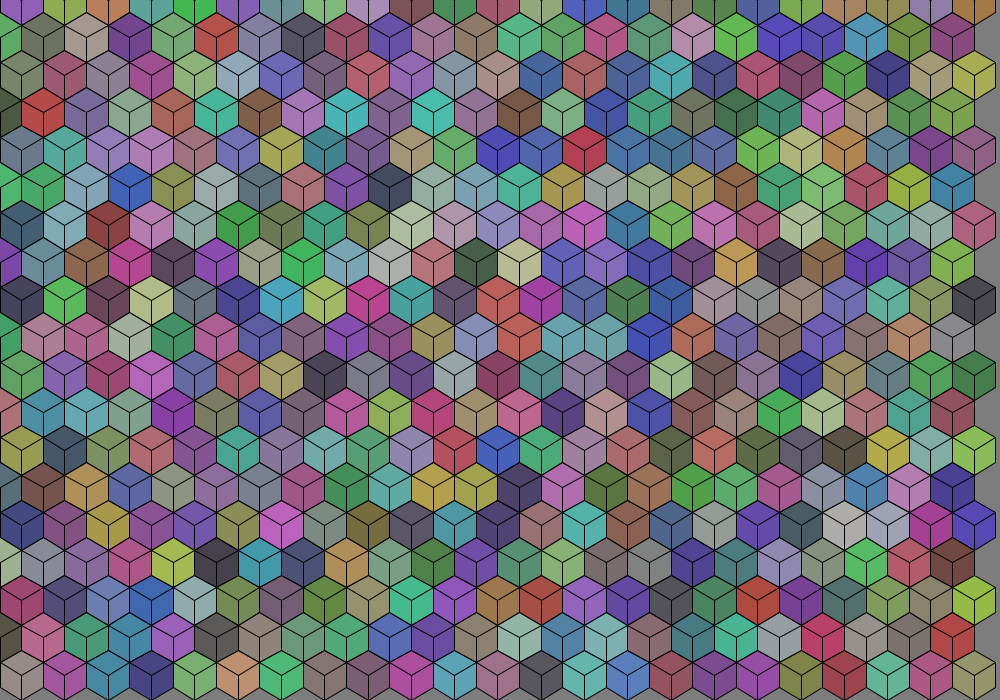
Frame 1 (no input)
Frame 60 (the mouse pressed at the canvas centre just before this capture): identical to frame 1, image omitted
Frame 120 (the mouse held since frame 60 and released just before this capture): identical to frame 1, image omitted

The Processing sketch that drew this single still picture (run headless with seeded random() and noise(); from frame 60 on, the mouse is pressed at the canvas centre):

// Processing sketch: HexagonPattern
// ── HexagonPattern.pde
int tileSize = 50;
float gap = (sqrt(3)/2) * tileSize;
int horizontal = 1000;
int vertical = 700;
Tile[] allTiles = new Tile[(round(horizontal/gap) * round(vertical/(tileSize * .75)))];
color paintC;


void setup() {
  size(1000, 700);
  background(125);
  initTiles();
//  noLoop();
}

void draw() {
background(125);
  for (int i = 0; i < allTiles.length; i ++) {
    allTiles[i].display();
  }
}

void initTiles() {
  int counter = 0;
  for (int i = 0; i < round(1000/gap); i ++) {
    for (int j = 0; j < round(700/(tileSize * .75)); j ++) {
      if ((j % 2) == 0) {
        allTiles[counter] = new Tile(i * gap + (gap*.5), (j) * (tileSize * .75), tileSize/2 , color(random(255), random(255), random(255), 125));
      }
      else {
        allTiles[counter] = new Tile(i * gap, (j) * (tileSize * .75), tileSize/2 , color(random(255), random(255), random(255), 125));
      }
    counter ++;
    }
  }
}

int checkWhich() {
  int which = 0;
  for (int i = 0; i < allTiles.length; i ++) {
    if (allTiles[i].isTouching(mouseX, mouseY) == true) {
      which = i;
    }
  }
  return which;
}

void mouseClicked() {
  int index = checkWhich();
//  if ((index == 0) || (index == allTiles.length -1)) {
  if ((keyPressed == true) && (keyCode == SHIFT)) {
  paintC = allTiles[index].c;
  }
  else {
    allTiles[index].c = paintC;
    allTiles[index].display();
  }
}
// ── Tile.pde
class Tile {

  float x;
  float y;
  float r;
  color c;
  float alt;
  
  Tile() {
    this.x = width/2;
    this.y = height/2;
    this.r = 25;
    this.c = color(255, 0, 0);
    this.alt = (sqrt(3)/2) * r;
  }
  
  Tile(float x, float y, float r, color c) {
    this.x = x;
    this.y = y;
    this.r = r;
    this.c = c;
    this.alt = (sqrt(3)/2) * r;
  }
  
  void display() {
//    noStroke();
    stroke(0);
    fill(this.c);
    beginShape();
    vertex(this.x, this.y - r);
    vertex(this.x + alt, this.y - (r/2));
    vertex(this.x + alt, this.y + (r/2));
    vertex(this.x, this.y + r);
    vertex(this.x - alt, this.y + (r/2));
    vertex(this.x - alt, this.y - (r/2));
    vertex(this.x, this.y - r);    
    endShape();
//    draw three lines
    line(this.x, this.y, this.x + alt, this.y - (r/2));
    line(this.x, this.y, this.x - alt, this.y - (r/2));
    line(this.x, this.y, this.x, this.y + r);
    
  }
  
  boolean isTouching(int checkX, int checkY) {
    if (dist(this.x, this.y, checkX, checkY) <= this.alt) {
      return true;
    }
    else {
      return false;
    }
  }
  
}
